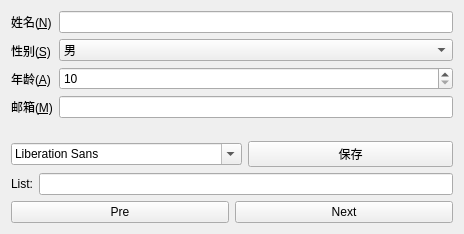
<?xml version="1.0" encoding="UTF-8"?>
<ui version="4.0">
 <class>Widget</class>
 <widget class="QWidget" name="Widget">
  <property name="geometry">
   <rect>
    <x>0</x>
    <y>0</y>
    <width>464</width>
    <height>234</height>
   </rect>
  </property>
  <property name="windowTitle">
   <string>Widget</string>
  </property>
  <layout class="QVBoxLayout" name="verticalLayout_3">
   <item>
    <layout class="QHBoxLayout" name="horizontalLayout">
     <item>
      <layout class="QVBoxLayout" name="verticalLayout">
       <item>
        <widget class="QLabel" name="name_label">
         <property name="text">
          <string>姓名(&amp;N)</string>
         </property>
         <property name="buddy">
          <cstring>name_lineedit</cstring>
         </property>
        </widget>
       </item>
       <item>
        <widget class="QLabel" name="sex_label">
         <property name="text">
          <string>性别(&amp;S)</string>
         </property>
         <property name="buddy">
          <cstring>sex_comboBox</cstring>
         </property>
        </widget>
       </item>
       <item>
        <widget class="QLabel" name="age_label">
         <property name="text">
          <string>年龄(&amp;A)</string>
         </property>
         <property name="buddy">
          <cstring>age_spinBox</cstring>
         </property>
        </widget>
       </item>
       <item>
        <widget class="QLabel" name="mail_label">
         <property name="text">
          <string>邮箱(&amp;M)</string>
         </property>
         <property name="buddy">
          <cstring>mail_lineedit</cstring>
         </property>
        </widget>
       </item>
      </layout>
     </item>
     <item>
      <layout class="QVBoxLayout" name="verticalLayout_2">
       <item>
        <widget class="QLineEdit" name="name_lineedit"/>
       </item>
       <item>
        <widget class="QComboBox" name="sex_comboBox">
         <item>
          <property name="text">
           <string>男</string>
          </property>
         </item>
         <item>
          <property name="text">
           <string>女</string>
          </property>
         </item>
        </widget>
       </item>
       <item>
        <widget class="QSpinBox" name="age_spinBox">
         <property name="minimum">
          <number>10</number>
         </property>
         <property name="maximum">
          <number>60</number>
         </property>
        </widget>
       </item>
       <item>
        <widget class="QLineEdit" name="mail_lineedit"/>
       </item>
      </layout>
     </item>
    </layout>
   </item>
   <item>
    <spacer name="verticalSpacer">
     <property name="orientation">
      <enum>Qt::Vertical</enum>
     </property>
     <property name="sizeHint" stdset="0">
      <size>
       <width>20</width>
       <height>23</height>
      </size>
     </property>
    </spacer>
   </item>
   <item>
    <layout class="QHBoxLayout" name="horizontalLayout_2">
     <item>
      <widget class="QFontComboBox" name="fontComboBox"/>
     </item>
     <item>
      <widget class="QPushButton" name="save_button">
       <property name="text">
        <string>保存</string>
       </property>
      </widget>
     </item>
    </layout>
   </item>
   <item>
    <layout class="QHBoxLayout" name="horizontalLayout_4">
     <item>
      <widget class="QLabel" name="label">
       <property name="text">
        <string>List:</string>
       </property>
      </widget>
     </item>
     <item>
      <widget class="QLineEdit" name="show_lineedit"/>
     </item>
    </layout>
   </item>
   <item>
    <layout class="QHBoxLayout" name="horizontalLayout_3">
     <item>
      <widget class="QPushButton" name="pre_button">
       <property name="text">
        <string>Pre</string>
       </property>
      </widget>
     </item>
     <item>
      <widget class="QPushButton" name="next_button">
       <property name="text">
        <string>Next</string>
       </property>
      </widget>
     </item>
    </layout>
   </item>
  </layout>
 </widget>
 <resources/>
 <connections/>
</ui>
